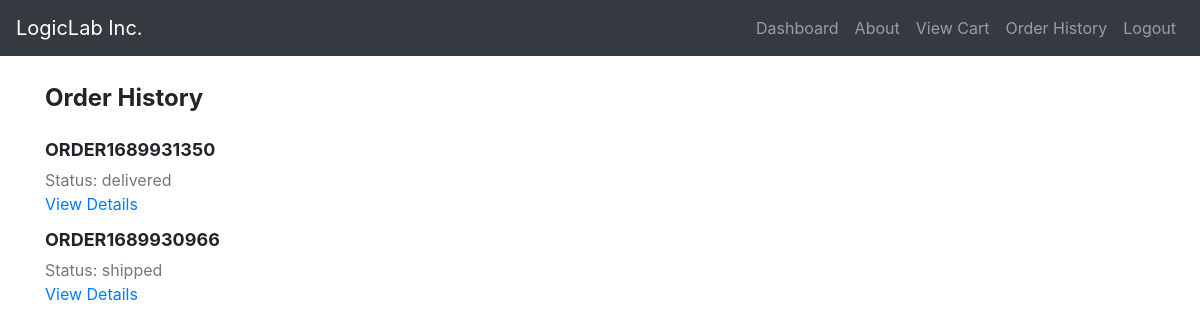
The app's page /order_history.php (signed in) with its own data.
### tables this page shows
CREATE TABLE `orders` (
  `order_id` varchar(50) NOT NULL,
  `user_id` int(11) NOT NULL,
  `total_cost` decimal(10,2) NOT NULL,
  `created_at` datetime NOT NULL,
  `status` varchar(50) NOT NULL DEFAULT 'pending'
);

### order_history.php (the view, shortened to what this page needs)
<!DOCTYPE html>
<html>
<head>
    <link rel="stylesheet" href="css/bootstrap.min.css">
</head>
<body>
    <?php
       include("header.php");
    require_once 'db_connection.php';
    $userId = $_SESSION['user_id'];
    $query = "SELECT order_id, status FROM orders WHERE user_id = ? ORDER BY created_at DESC";
    $stmt = $conn->prepare($query);
    $stmt->bind_param("i", $userId);
    $stmt->execute();
    $result = $stmt->get_result();
    ?>
    <div class="container">
        <div class="header">Order History</div>
        <div class="order-list">
            <?php while ($order = $result->fetch_assoc()) : ?>
                <div class="order-item">
                    <div class="order-id"><?php echo $order['order_id']; ?></div>
                    <div class="order-status">Status: <?php echo $order['status']; ?></div>
                    <a class="order-details-link" href="order_status.php?order_id=<?php echo $order['order_id']; ?>">View Details</a>
                </div>
            <?php endwhile; ?>
        </div>
    </div>
</body>
</html>

### css/header.css (style rules this page uses)
body { margin: 0; padding-top: 60px; font-family: Arial, sans-serif; line-height: 1.6; padding-bottom: 60px; }

### order_history.php (style rules this page uses)
.container { max-width: 960px; margin: 0 auto; padding: 20px; }
.header { font-size: 24px; font-weight: bold; margin-bottom: 20px; }
.order-list { margin-bottom: 20px; }
.order-item { margin-bottom: 10px; }
.order-id { font-size: 18px; font-weight: bold; }
.order-status { font-size: 16px; color: #777; margin-top: 5px; }
.order-details-link { display: inline-block; font-size: 16px; color: #007bff; cursor: pointer; }

### records on screen
orders: order_id "ORDER1689931350", status "delivered"
orders: order_id "ORDER1689930966", status "shipped"
